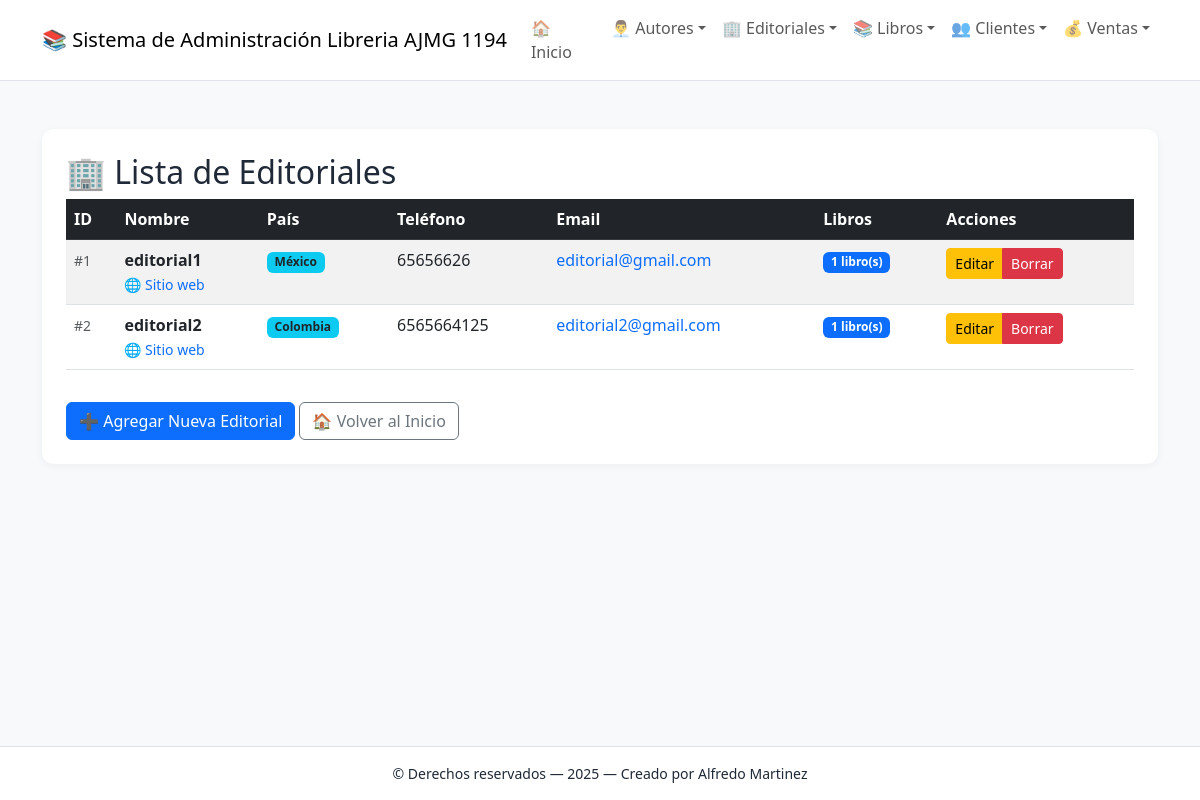
Screenshot of /editoriales/ with the database file from the repository.
### app_Libreria/models.py (models this page shows, shortened)
class Editorial(models.Model):
    editorialid = models.AutoField(primary_key=True, verbose_name="ID Editorial")
    nombreeditorial = models.CharField(max_length=255, unique=True, verbose_name="Nombre de la editorial")
    direccion = models.CharField(max_length=255, verbose_name="Dirección", default="Sin dirección")
    telefono = models.CharField(max_length=20, verbose_name="Teléfono", default="Sin teléfono")
    emailcontacto = models.EmailField(verbose_name="Email de contacto", default="sin@email.com")
    sitioweb = models.URLField(verbose_name="Sitio web", blank=True)
    paisorigen = models.CharField(max_length=50, verbose_name="País de origen", default="México")
    created_at = models.DateTimeField(auto_now_add=True, verbose_name="Fecha de creación")
    updated_at = models.DateTimeField(auto_now=True, verbose_name="Fecha de actualización")
    class Meta:
        verbose_name = "Editorial"
        verbose_name_plural = "Editoriales"
        ordering = ['nombreeditorial']

### app_Libreria/views.py (the view)
# urls.py: path('editoriales/', views.ver_editoriales, name='ver_editoriales'),
def ver_editoriales(request):
    editoriales = Editorial.objects.all()
    return render(request, 'editorial/ver_editoriales.html', {'editoriales': editoriales})

### app_Libreria/templates/editorial/ver_editoriales.html
{% extends 'base.html' %}
{% block content %}
<div class="soft-card p-4">
    <h2>🏢 Lista de Editoriales</h2>
    <div class="table-responsive">
        <table class="table table-striped table-hover">
            <thead class="table-dark">
                <tr>
                    <th>ID</th>
                    <th>Nombre</th>
                    <th>País</th>
                    <th>Teléfono</th>
                    <th>Email</th>
                    <th>Libros</th>
                    <th>Acciones</th>
                </tr>
            </thead>
            <tbody>
                {% for editorial in editoriales %}
                <tr>
                    <td><small class="text-muted">#{{ editorial.editorialid }}</small></td>
                    <td>
                        <strong>{{ editorial.nombreeditorial }}</strong>
                        {% if editorial.sitioweb %}
                            <br>
                            <small>
                                <a href="{{ editorial.sitioweb }}" target="_blank" class="text-decoration-none">
                                    🌐 Sitio web
                                </a>
                            </small>
                        {% endif %}
                    </td>
                    <td>
                        <span class="badge bg-info text-dark">{{ editorial.paisorigen }}</span>
                    </td>
                    <td>{{ editorial.telefono }}</td>
                    <td>
                        <a href="mailto:{{ editorial.emailcontacto }}" class="text-decoration-none">
                            {{ editorial.emailcontacto }}
                        </a>
                    </td>
                    <td>
                        <span class="badge bg-primary">
                            {{ editorial.libros.count }} libro(s)
                        </span>
                    </td>
                    <td>
                        <div class="btn-group btn-group-sm">
                            <a href="{% url 'actualizar_editorial' editorial.editorialid %}" class="btn btn-warning">Editar</a>
                            <a href="{% url 'borrar_editorial' editorial.editorialid %}" class="btn btn-danger">Borrar</a>
                        </div>
                    </td>
                </tr>
                {% empty %}
                <tr>
                    <td colspan="7" class="text-center text-muted py-4">
                        No hay editoriales registradas
                    </td>
                </tr>
                {% endfor %}
            </tbody>
        </table>
    </div>
    <div class="mt-3">
        <a href="{% url 'agregar_editorial' %}" class="btn btn-primary">
            ➕ Agregar Nueva Editorial
        </a>
        <a href="{% url 'inicio_libreria' %}" class="btn btn-outline-secondary">
            🏠 Volver al Inicio
        </a>
    </div>
</div>
{% endblock %}

### app_Libreria/templates/base.html (style rules this page uses)
body { background-color: #f7f9fb; color: #1f2937; }
.soft-card { background-color: #ffffff; border-radius: 12px; box-shadow: 0 2px 8px rgba(31,41,55,0.05); }

### rows the page displays
Editorial: editorialid "1", nombreeditorial "editorial1", paisorigen "México", telefono "65656626", emailcontacto "editorial@gmail.com", libros.count "1"
Editorial: editorialid "2", nombreeditorial "editorial2", paisorigen "Colombia", telefono "6565664125", emailcontacto "editorial2@gmail.com", libros.count "1"
